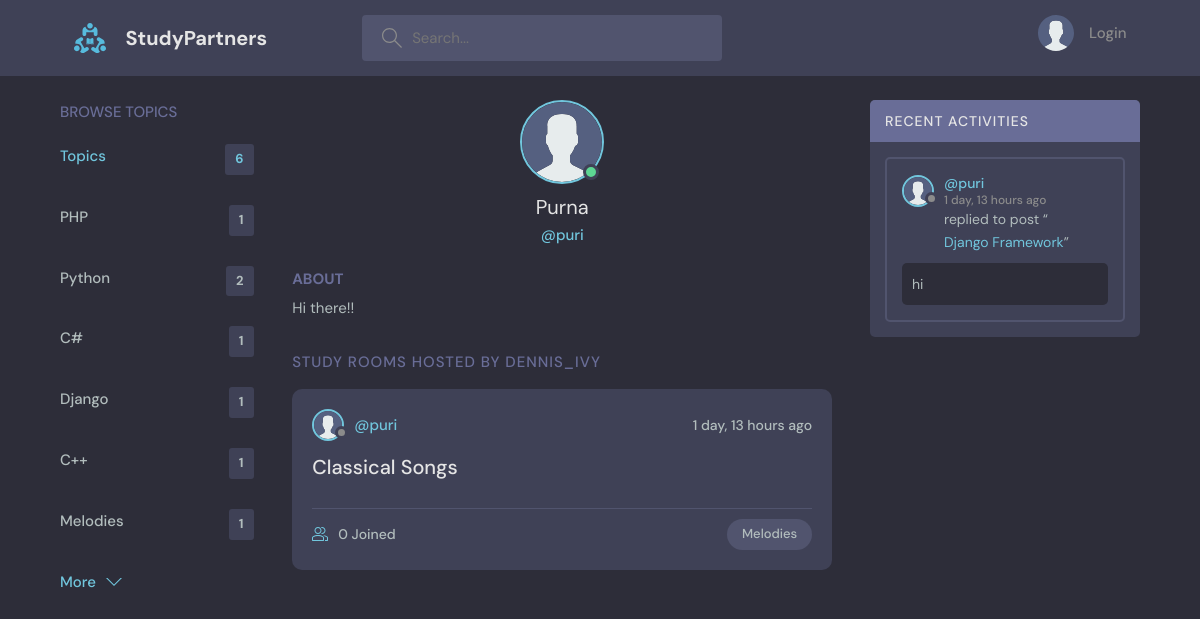
Before: /profile/4/ with the older database file.
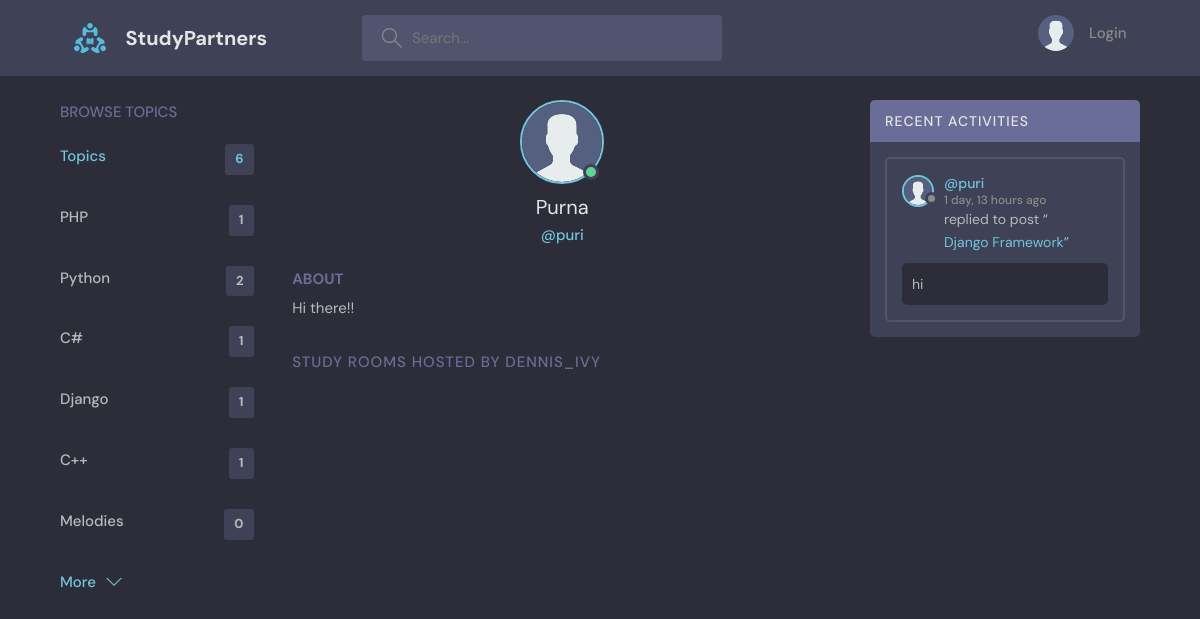
After: the same page with the newer database file.
### base/models.py (models this page shows, shortened)
class Topic(models.Model):
    name = models.CharField(max_length=200)

class User(AbstractUser):
    name = models.CharField(max_length=200, null=True)
    email = models.EmailField(unique=True, null=True)
    bio = models.TextField(null=True)
    avatar = models.ImageField(null=True, default="avatar.svg")
    USERNAME_FIELD = 'email'
    REQUIRED_FIELDS = []

class Room(models.Model):
    host = models.ForeignKey(User, on_delete=models.SET_NULL, null=True)
    topic = models.ForeignKey(Topic, on_delete=models.SET_NULL, null=True)
    name = models.CharField(max_length=200)
    description = models.TextField(null=True, blank=True)
    participants = models.ManyToManyField(
        User, related_name='participants', blank=True)
    updated = models.DateTimeField(auto_now=True)
    created = models.DateTimeField(auto_now_add=True)
    class Meta:
        ordering = ['-updated', '-created']
    def __str__(self):
        return self.name

class Message(models.Model):
    user = models.ForeignKey(User, on_delete=models.CASCADE)
    room = models.ForeignKey(Room, on_delete=models.CASCADE)
    body = models.TextField()
    updated = models.DateTimeField(auto_now=True)
    created = models.DateTimeField(auto_now_add=True)
    class Meta:
        ordering = ['-updated', '-created']

### base/views.py (the view)
# urls.py: path('profile/<str:pk>/', views.userProfile, name="user-profile"),
def userProfile(request, pk):
    user = User.objects.get(id=pk)
    rooms = user.room_set.all()
    room_messages = user.message_set.all()
    topics = Topic.objects.all()
    context = {'user': user, 'rooms': rooms,
               'room_messages': room_messages, 'topics': topics}
    return render(request, 'base/profile.html', context)

### base/templates/base/profile.html (shortened to what this page needs)
{% extends 'main.html' %}
{% block content %}
<main class="profile-page layout layout--3">
  <div class="container">
    {% include 'base/topics_component.html' %}
    <div class="roomList">
      <div class="profile">
        <div class="profile__avatar">
          <div class="avatar avatar--large active">
            <img src="{{user.avatar.url}}" />
          </div>
        </div>
        <div class="profile__info">
          <h3>{{user.name}}</h3>
          <p>@{{user.username}}</p>
        </div>
        <div class="profile__about">
          <h3>About</h3>
          <p>
            {{user.bio}}
          </p>
        </div>
      </div>
      <div class="roomList__header">
        <div>
          <h2>Study Rooms Hosted by dennis_ivy</a>
          </h2>
        </div>
      </div>
      {% include 'base/feed_component.html' %}
    </div>
    {% include 'base/activity_component.html' %}
  </div>
</main>
{% endblock content %}

### templates/main.html (shortened to what this page needs)
<!DOCTYPE html>
{% load static %}
<html lang="en">
  <head>
    <link rel="stylesheet" href="{% static 'styles/style.css' %}" />
  </head>
  <body>
    {% include 'navbar.html' %}  {% block content %} {% endblock %}
  </body>
</html>

### templates/navbar.html (shortened to what this page needs)
{% load static %}
<header class="header header--loggedIn">
  <div class="container">
    <a href="{% url 'home' %}" class="header__logo">
      <img src="{% static 'images/logo.svg' %}" />
      <h1>StudyPartners</h1>
    </a>
    <form class="header__search" method="GET" action="{% url 'home' %}">
      <label>
        <input name="q" placeholder="Search..." />
      </label>
    </form>
    <nav class="header__menu">
      {% if request.user.is_authenticated %}
      <div class="header__user">
        <a href="{% url 'user-profile' user.id %}">
          <div class="avatar avatar--medium active">
            <img src="{{request.user.avatar.url}}" />
          </div>
          <p>
            {{request.user.username}} <span>@{{request.user.username}}</span>
          </p>
        </a>
        <button class="dropdown-button">
          <svg
            version="1.1"
            xmlns="http://www.w3.org/2000/svg"
            width="32"
            height="32"
            viewBox="0 0 32 32"
          >
            <title>chevron-down</title>
            <path d="M16 21l-13-13h-3l16 16 16-16h-3l-13 13z"></path>
          </svg>
        </button>
      </div>
      {% else %}
      <a href="{% url 'login' %}">
        <img src="{% static 'images/avatar.svg' %}" />
        <p>Login</p>
      </a>
      {% endif %}
    </nav>
  </div>
</header>

### base/templates/base/topics_component.html
<div class="topics">
  <div class="topics__header">
    <h2>Browse Topics</h2>
  </div>
  <ul class="topics__list">
    <li>
      <a href="{% url 'home' %}" class="active"
        >Topics <span>{{topics.count}}</span></a
      >
    </li>
    {% for topic in topics %}
    <li>
      <a href="{% url 'home' %}?q={{topic.name}}"
        >{{topic.name}}<span>{{topic.room_set.all.count}}</span></a
      >
    </li>
    {% endfor %}
  </ul>
  <a class="btn btn--link" href="{% url 'topics' %}">
    More
    <svg
      version="1.1"
      xmlns="http://www.w3.org/2000/svg"
      width="32"
      height="32"
      viewBox="0 0 32 32"
    >
      <title>chevron-down</title>
      <path d="M16 21l-13-13h-3l16 16 16-16h-3l-13 13z"></path>
    </svg>
  </a>
</div>

### base/templates/base/feed_component.html (shortened to what this page needs)
{% for room in rooms %}
<div class="roomListRoom">
  <div class="roomListRoom__header">
    <a
      href="{% url 'user-profile' room.host.id %}"
      class="roomListRoom__author"
    >
      <div class="avatar avatar--small">
        <img src="{{room.host.avatar.url}}" />
      </div>
      <span>@{{room.host.username}}</span>
    </a>
    <div class="roomListRoom__actions">
      <span>{{room.created|timesince}} ago</span>
    </div>
  </div>
  <div class="roomListRoom__content">
    <a href="{% url 'room' room.id %}">{{room.name}}</a>
  </div>
  <div class="roomListRoom__meta">
    <a href="{% url 'room' room.id %}" class="roomListRoom__joined">
      {{room.participants.all.count}} Joined
    </a>
    <p class="roomListRoom__topic">{{room.topic.name}}</p>
  </div>
</div>
{% endfor %}

### base/templates/base/activity_component.html (shortened to what this page needs)
<div class="activities">
    <div class="activities__header">
        <h2>Recent Activities</h2>
    </div>
    {% for message in room_messages %}
    <div class="activities__box">
        <div class="activities__boxHeader roomListRoom__header">
            <a href="{% url 'user-profile' message.user.id %}" class="roomListRoom__author">
                <div class="avatar avatar--small">
                    <img src="{{message.user.avatar.url}}" />
                </div>
                <p>
                    @{{message.user.username}}
                    <span>{{message.created|timesince}} ago</span>
                </p>
            </a>
        </div>
        <div class="activities__boxContent">
            <p>replied to post “<a href="{% url 'room' message.room.id %}">{{message.room}}</a>”</p>
            <div class="activities__boxRoomContent">{{message.body}}</div>
        </div>
    </div>
    {% endfor %}
</div>

Changed rows visible on the page:
removed Room: host.avatar (placeholder picture), host.username "puri", created "1 day, 13 hours", name "Classical Songs", participants.all.count "0", topic.name "Melodies"
computed for Topic "Melodies": room_set.all.count "1" → "0"
